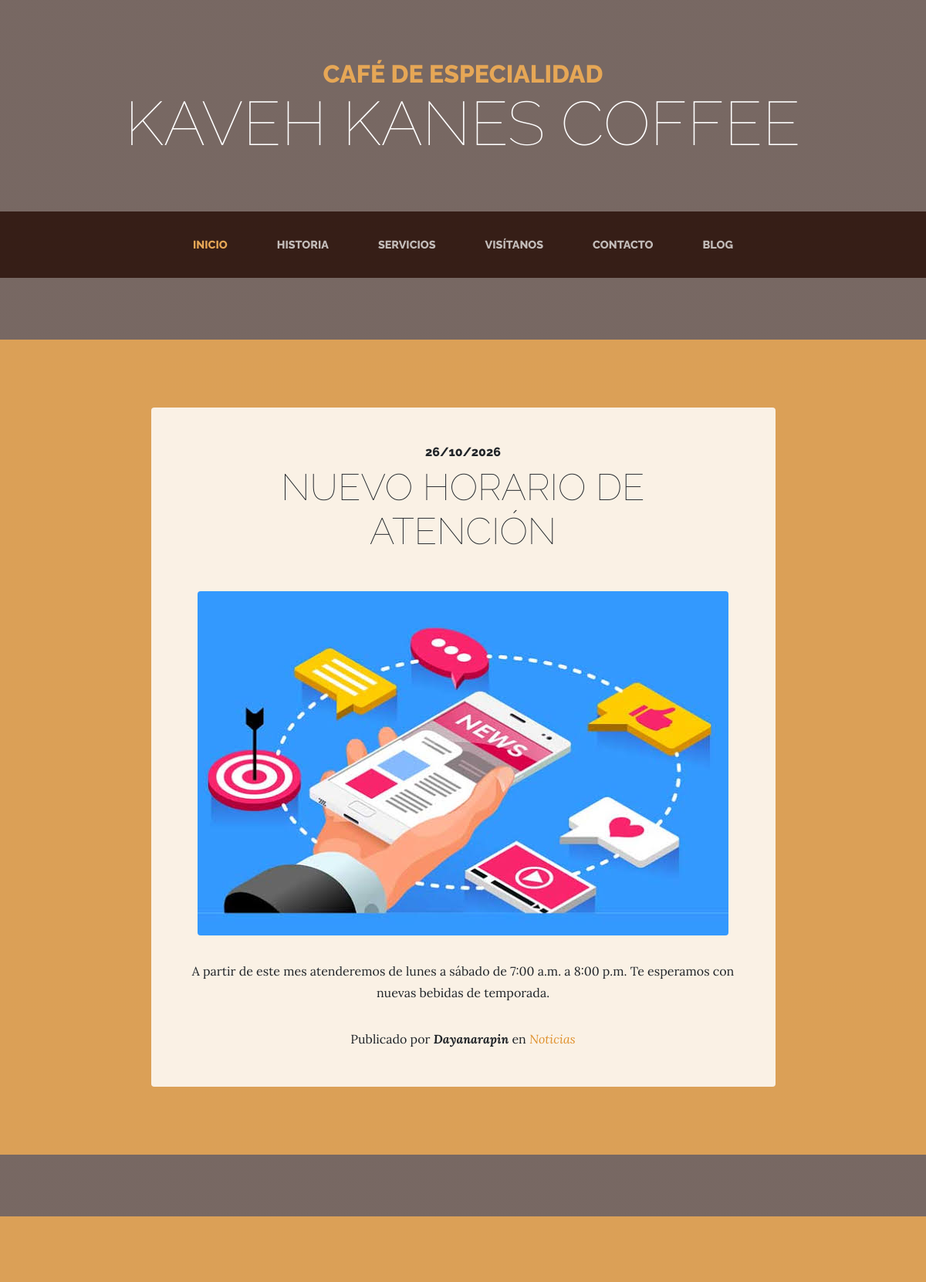
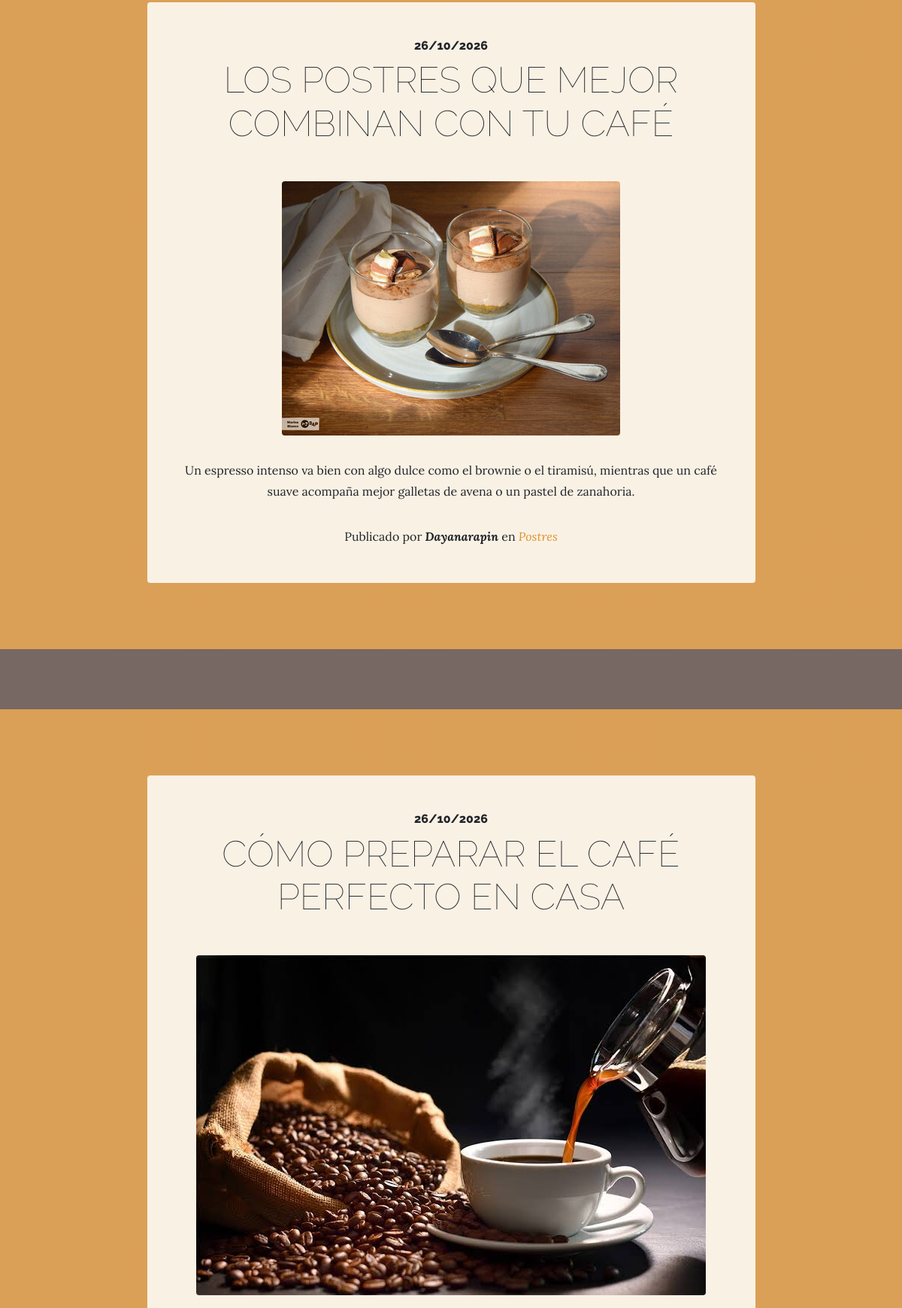
Screenshot of /blog/ (upper part) with the database file from the repository (2 pictures, top to bottom).
### blog/models.py (models this page shows, shortened)
class Post(models.Model):
    title = models.CharField(max_length=200, verbose_name="Título")
    content = models.TextField(verbose_name="Contenido")
    published = models.DateTimeField(auto_now_add=True, verbose_name="Fecha de publicación")
    image = models.ImageField(upload_to="blog/", verbose_name="Imagen")
    author = models.ForeignKey(User, on_delete=models.CASCADE, verbose_name="Autor")
    categories = models.ManyToManyField(Category, verbose_name="Categorías")
    class Meta:
        verbose_name = "entrada"
        verbose_name_plural = "entradas"
        ordering = ["-published"]

class Category(models.Model):
    name = models.CharField(max_length=100, verbose_name="Nombre")
    class Meta:
        verbose_name = "categoría"
        verbose_name_plural = "categorías"

### blog/views.py (the view)
# urls.py: path('blog/', include('blog.urls')),
def blog(request):
    posts = Post.objects.all()
    return render(request, 'core/blog.html', {'posts': posts})

### rs/context_processors.py (called while the page is built)
def redes_sociales(request):
    return {'redes_sociales': Redsocial.objects.all()}

### core/templates/core/blog.html (shortened to what this page needs)
{% extends 'core/base.html' %}
{% load static %}
{% block content %}
{% for post in posts %}
<section class="page-section cta">
  <div class="container">
    <div class="row">
      <div class="col-xl-9 mx-auto">
        <div class="cta-innerv text-center rounded">
          <h2 class="section-heading mb-5">
            <span class="section-heading-upper">{{ post.published|date:"d/m/Y" }}</span>
            <span class="section-heading-lower">{{ post.title }}</span>
          </h2>
          <p class="mb-0">
            <img class="mx-auto d-flex rounded img-fluid mb-3 mb-lg-0" src="{{ post.image.url }}" alt="{{ post.title }}">
          </p>
          <p class="mb-0 mbt">
            {{ post.content|linebreaksbr }}
          </p>
          <p class="mb-0 mbt">
            <span class="section-heading-under">Publicado por <em><b>{{ post.author.username }}</b></em> en <em>{% for category in post.categories.all %}<a href="#" class="link">{{ category.name }}</a>{% if not forloop.last %}, {% endif %}{% endfor %}</em></span>
          </p>
        </div>
      </div>
    </div>
  </div>
</section>
{% endfor %}
{% endblock %}

### core/static/core/css/business-casual.css (style rules this page uses)
body { font-family: 'Lora'; background: linear-gradient(rgba(47, 23, 15, 0.65), rgba(47, 23, 15, 0.65)), url("../img/bg.jpg"); background-attachment: fixed; background-position: center; background-size: cover; }
h1, h2, h3, h4, h5, h6 { font-family: 'Raleway'; }
p { line-height: 1.75; }
.page-section { margin-top: 5rem; margin-bottom: 5rem; }
.section-heading { text-transform: uppercase; }
.section-heading .section-heading-upper { display: block; font-size: 1rem; font-weight: 800; padding-bottom:.5rem; }
.section-heading .section-heading-lower { display: block; font-size: 3rem; font-weight: 100; }
.cta { padding-top: 5rem; padding-bottom: 5rem; background-color: rgba(230, 167, 86, 0.9); }
.cta .cta-innerv { position: relative; padding: 3rem; margin: 0.5rem; background-color: rgba(255, 255, 255, 0.85); }
.mbt { padding-top: 2rem; }
a.link { color: #df902a; }

### rows the page displays
Post: published "26/10/2026", title "NUEVO HORARIO DE ATENCIÓN", image (picture), content "A partir de este mes atenderemos de lunes a sábado de 7:00 a.m. a 8:00 p.m. Te esperamos con nuevas bebidas de temporada.", author.username "Dayanarapin"
Category: name "Noticias"
Post: published "26/10/2026", title "LOS POSTRES QUE MEJOR COMBINAN CON TU CAFÉ", image (picture), content "Un espresso intenso va bien con algo dulce como el brownie o el tiramisú, mientras que un café suave acompaña mejor galletas de avena o un pastel de zanahoria.", author.username "Dayanarapin"
Category: name "Postres"
Post: published "26/10/2026", title "CÓMO PREPARAR EL CAFÉ PERFECTO EN CASA", image (picture)
